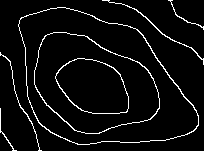
%> input picture mor_op_direction/IP/s1.bmp, 204 x 151 px
$ octave one_thin_img_generation.m   (GNU Octave 9; MATLAB toolbox functions it lacks are replaced by stand-ins)
%> lines starting %> are read from the running program, lines starting %| are printed output that depends on the picture; in (x1, y1, x2, y2) boxes, pixels count from 0 and x2, y2 are one past the last pixel; in counts of white or black regions, pixels touching at a corner belong together; the program's own positions count from 1
### mor_op_direction/topo_data_prep_v1.m
function []=topo_data_prep_v1(ip)
    % This fuction invokes thinning op and searching op

   % ip=imread('s1.bmp');
    ip= imresize(ip,[200,200],'nearest');
    %figure(1), imshow(ip);

    %ip=imbinarize(ip,0.5);

    op=ashis_thin_v1(ip); %CONTOURS IN IN BLACK COLOUR IN WHITE BACKGROUND
    figure(2), imshow(op);
    imwrite(op,'C:\Users\Mr. Ashis Pradhan\Documents\MATLAB\mor_op_direction\thinned_contours.jpg');

    mor_search(op);
end

### mor_op_direction/ashis_thin_v1.m
%clc; clear;
%ip = imread('C:\Users\ashis\Documents\MATLAB\thin_phd\without_text_refined.jpg');
function [op]= ashis_thin_v1(ip)
    [r, c, l]=size(ip);

    binary=ip;

    changing = 1;       thin=binary;        Del_img = ones(r, c);
    while changing
        changing=0;
           %STEP 1
         for i=2:r-1
            for j = 2:c-1
                P = [thin(i,j) thin(i-1,j) thin(i-1,j+1) thin(i,j+1) thin(i+1,j+1) thin(i+1,j) thin(i+1,j-1) thin(i,j-1) thin(i-1,j-1) thin(i-1,j)];
                if (thin(i,j) == 1 &&  sum(P(2:end-1))<=6 && sum(P(2:end-1)) >=2 && P(2)*P(4)*P(6)==0 && P(4)*P(6)*P(8)==0)
                    transition = 0;
                    for k = 2:9       %size(P,2)-1 %size return no. of row and col
                        if P(k) == 0 && P(k+1)==1
                            transition = transition+1;
                        end
                    end
                    if (transition==1)
                        Del_img(i,j)=0;
                        changing = 1;
                    end
                end
            end
        end
        thin = thin.*Del_img;
         %STEP 2
        for i=2:r-1
            for j = 2:c-1
                P = [thin(i,j) thin(i-1,j) thin(i-1,j+1) thin(i,j+1) thin(i+1,j+1) thin(i+1,j) thin(i+1,j-1) thin(i,j-1) thin(i-1,j-1) thin(i-1,j)];
                if (thin(i,j) == 1 &&  sum(P(2:end-1))<=6 && sum(P(2:end-1)) >=2 && P(2)*P(4)*P(8)==0 && P(2)*P(6)*P(8)==0)   % conditions
                    A = 0;
                   for k = 2:size(P,2)-1
                        if P(k) == 0 && P(k+1)==1
                            A = A+1;
                        end
                   end

                   if (A==1)
                        Del_img(i,j)=0;
                        changing = 1;
                   end
                end
            end
        end
        thin = thin.*Del_img;
      %  pause(0.5);   UNCOMMENT IF WANT TO VISUALIZE OP
      %  figure(3),imshow(Del_img) UNCOMMENT IF WANT TO VISUALIZE OP
    end
    for i=1:r %Binary Conversion
        for j=1:c
            if thin(i,j)==0
                thin(i,j)=1;
            else
                 thin(i,j)=0;
            end
        end
    end
    figure(10),imshow(thin);  %UNCOMMENT IF WANT TO VISUALIZE OP
    op=thin;
end

%imwrite(thin,'C:\Users\Mr. Ashis Pradhan\Documents\MATLAB\mor_op_direction\thinned_contours.jpg');

### mor_op_direction/m_connectivity_v1.m
%THIS FUNCTION ENSURES THAT EACH SIGNIFICANT PIXEL HAVE EXACTLY EITHER
%NEIGHBOUR 0, 1 OR 2, IF ITS >= 3 , IT NULLIFIES REMOVING MULTIPLE PATH

function [op]=m_connectivity_v1(ip)
    %ip= [0, 0, 0, 0, 0;
     %    0, 1, 1, 0, 0;
      %   0, 1, 1, 1, 0;
       %  0, 0, 1, 1, 1;
        % 0, 0, 1, 1, 0];
    % ip=imcomplement(im2bw(imread('thinned_contours.jpg'),0.3));
    % ip= medfilt2(ip,[3 3]);

     %disp(ip);
     ip=imcomplement(ip);
     x=ip;

     [r, c]=size(ip); fprintf('\n row is %d and col is %d \n',r,c);

     for i=2:r-1
         for j=2:c-1
             tmp(1)=ip(i-1,j-1);      tmp(2)=ip(i-1,j);       tmp(3)=ip(i-1,j+1);
             tmp(4)=ip(i,j-1);        tmp(5)=ip(i,j);         tmp(6)=ip(i,j+1);
             tmp(7)=ip(i+1,j-1);      tmp(8)=ip(i+1,j);       tmp(9)=ip(i+1,j+1);

             if tmp(5)==1 %if Significant Neighbour
                 add_neighbor=tmp(1)+tmp(2)+tmp(3)+tmp(4)+tmp(6)+tmp(7)+tmp(8)+tmp(9);
                % fprintf('\n neighbour count is %d',add_neighbor);

                 if add_neighbor >=2
                     if tmp(1)==1 && tmp(2)==1
                             ip(i-1,j)=0;
                     end
                     if tmp(2)==1 && tmp(3)==1
                             ip(i-1,j)=0;
                     end
                      if tmp(3)==1 && tmp(6)==1
                              ip(i,j+1)=0;
                      end
                      if tmp(6)==1 && tmp(9)==1
                              ip(i,j+1)=0;
                      end
                     if tmp(9)==1 && tmp(8)==1
                             ip(i+1,j)=0;
                     end
                     if tmp(8)==1 && tmp(7)==1
                             ip(i+1,j)=0;
                     end
                      if tmp(4)==1 && tmp(7)==1
                             ip(i,j-1)=0;
                     end
                 end
             end
         end
     end

     %ENSURING THAT WHETHER ALL SIGNIFICANT PIXEL HAVE LESS THAN 2 NEIGHBORS
     add_neighbor=0;
      for i=2:r-1
         for j=2:c-1
             tmp(1)=ip(i-1,j-1);      tmp(2)=ip(i-1,j);       tmp(3)=ip(i-1,j+1);
             tmp(4)=ip(i,j-1);        tmp(5)=ip(i,j);         tmp(6)=ip(i,j+1);
             tmp(7)=ip(i+1,j-1);      tmp(8)=ip(i+1,j);       tmp(9)=ip(i+1,j+1);

             if tmp(5)==1
                 add_neighbor=tmp(1)+tmp(2)+tmp(3)+tmp(4)+tmp(6)+tmp(7)+tmp(8)+tmp(9);
                 if add_neighbor > 2
                     %fprintf('\n The location of pixel with > 2 neighbour count is=  %d %d',i,j);
                     add_neighbor=0;
                 end

             end
         end
      end
      ip_m_connectivity=ip;
      save ip_m_connectivity.mat;
     %figure(2), imshow(ip_m_connectivity);
     op=ip_m_connectivity;
end

### mor_op_direction/mor_search.m
function []= mor_search(ip)

   % figure(1), imshow(ip);
    op=m_connectivity_v1(ip); % ENSURES COUNT OF NEIGHBORS to 0,1,2
    %figure(2), imshow(op);

    [r, c]=size(op);
    contour_direction= zeros(r,c,'uint8');
    for i=2:r-1
         for j=2:c-1
             tmp(1)=op(i-1,j-1);      tmp(2)=op(i-1,j);       tmp(3)=op(i-1,j+1);
             tmp(4)=op(i,j-1);        tmp(5)=op(i,j);         tmp(6)=op(i,j+1);
             tmp(7)=op(i+1,j-1);      tmp(8)=op(i+1,j);       tmp(9)=op(i+1,j+1);

             if tmp(5)==1
                 index=compare_op(tmp);
                 contour_direction(i,j)=index;
             end
         end
    end
    save contour_direction.mat;
    figure(3), imshow(contour_direction);
end

### mor_op_direction/one_thin_img_generation.m
clc; clear;

%ip = imread('s3.bmp');

ip = imread('C:\Users\Mr. Ashis Pradhan\Documents\MATLAB\mor_op_direction\IP\s1.bmp');
%> ip is the input picture: size 151x204 uint8; 5.3% white in thin lines or dots
SE=strel('square',3);
ip=im2bw(imdilate(ip, SE),0.4);
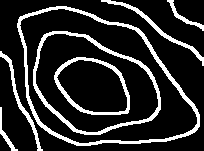
%> ip: size 151x204 logical; 16.7% white; 7 white regions, largest, box (x1, y1, x2, y2) and area: (17, 6, 200, 146) 1852, (33, 31, 161, 135) 1317, (54, 57, 130, 115) 749

topo_data_prep_v1(ip);
%> in topo_data_prep_v1, `ip= imresize(ip,[200,200],'nearest');`:
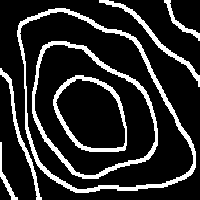
%> ip: size 200x200 logical; 16.6% white; 7 white regions, largest, box (x1, y1, x2, y2) and area: (17, 8, 196, 193) 2359, (32, 41, 158, 179) 1726, (53, 75, 127, 152) 952
%> the loop in ashis_thin_v1, `while changing` made 4 passes
%> pass 1, in ashis_thin_v1, `thin = thin.*Del_img;`:
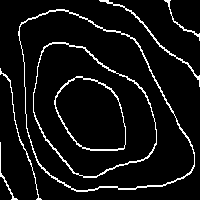
%> thin: size 200x200 double; values 0 (black) and 1 (white), 6.9% white in thin lines or dots
%> after the loop in ashis_thin_v1, `while changing`:
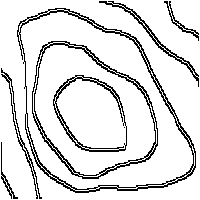
%> Del_img: size 200x200 double; values 0 (black) and 1 (white), 87.4% white; black in thin lines or dots
%> after the loop in ashis_thin_v1, `while changing`:
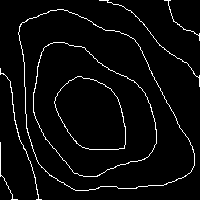
%> thin: size 200x200 double; values 0 (black) and 1 (white), 4% white in thin lines or dots
%> after the loop in ashis_thin_v1, `while changing`: A = 2
%> after the loop in ashis_thin_v1, `for i=1:r`: thin: size 200x200 double; values 0 (black) and 1 (white), 96% white; black in thin lines or dots
%|  row is 200 and col is 200
%> after the loop in m_connectivity_v1, `for i=2:r-1`:
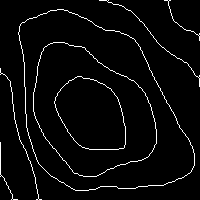
%> ip: size 200x200 double; values 0 (black) and 1 (white), 3.8% white in thin lines or dots
%> after the loop in m_connectivity_v1, `for i=2:r-1`: add_neighbor = 4; tmp = [0 0 0 0 0 0 0 0 0]
%> after the loop in m_connectivity_v1, `for i=2:r-1`: add_neighbor = 0
%> after the loop in mor_search, `for i=2:r-1`:
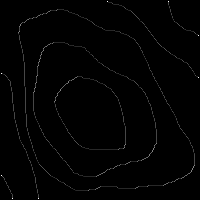
%> contour_direction: size 200x200 uint8; min 0, max 25, mean 0.2; drawn with min black and max white
%> after the loop in mor_search, `for i=2:r-1`: index = 25; tmp = [0 0 0 0 0 0 0 0 0]
